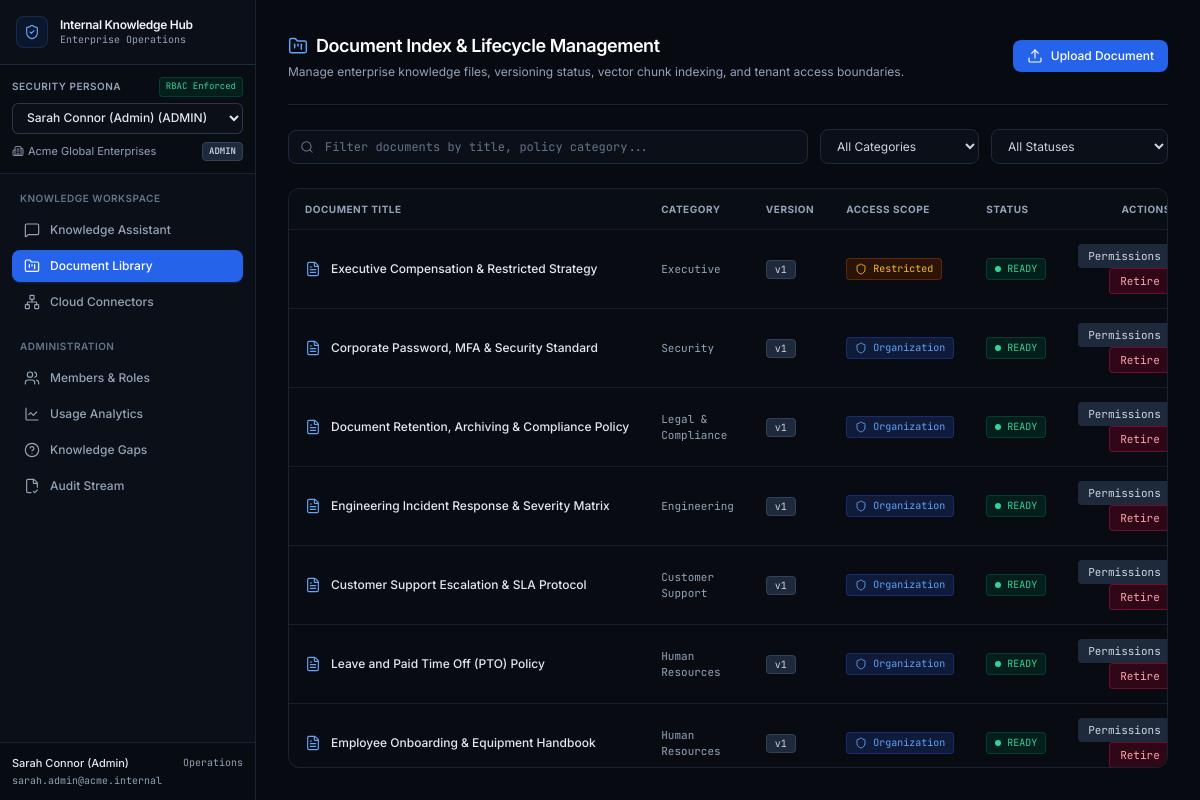
/documents/, run on the app's committed database.
### hub/models.py (models this page shows, shortened)
class Organization(models.Model):
    id = models.UUIDField(primary_key=True, default=uuid.uuid4, editable=False)
    name = models.CharField(max_length=255)
    slug = models.SlugField(max_length=100, unique=True)
    domain = models.CharField(max_length=255, blank=True, null=True)
    created_at = models.DateTimeField(auto_now_add=True)
    updated_at = models.DateTimeField(auto_now=True)

class OrganizationMembership(models.Model):
    id = models.UUIDField(primary_key=True, default=uuid.uuid4, editable=False)
    organization = models.ForeignKey(Organization, on_delete=models.CASCADE, related_name='memberships')
    user = models.ForeignKey(Profile, on_delete=models.CASCADE, related_name='memberships')
    role = models.CharField(max_length=20, choices=OrgRole.choices, default=OrgRole.MEMBER)
    department = models.CharField(max_length=100, blank=True, null=True)
    is_active = models.BooleanField(default=True)
    created_at = models.DateTimeField(auto_now_add=True)
    updated_at = models.DateTimeField(auto_now=True)
    class Meta:
        unique_together = ('organization', 'user')

class Profile(models.Model):
    id = models.UUIDField(primary_key=True, default=uuid.uuid4, editable=False)
    email = models.EmailField(unique=True)
    full_name = models.CharField(max_length=255)
    avatar_url = models.TextField(blank=True, null=True)
    created_at = models.DateTimeField(auto_now_add=True)
    updated_at = models.DateTimeField(auto_now=True)

class Document(models.Model):
    id = models.UUIDField(primary_key=True, default=uuid.uuid4, editable=False)
    organization = models.ForeignKey(Organization, on_delete=models.CASCADE, related_name='documents')
    title = models.CharField(max_length=500)
    description = models.TextField(blank=True, null=True)
    category = models.CharField(max_length=100, default='General')
    status = models.CharField(max_length=20, choices=DocumentStatus.choices, default=DocumentStatus.UPLOADING)
    access_scope = models.CharField(max_length=20, choices=DocumentAccessScope.choices, default=DocumentAccessScope.ORGANIZATION)
    current_version_number = models.IntegerField(default=1)
    created_by = models.ForeignKey(Profile, on_delete=models.SET_NULL, null=True, blank=True)
    created_at = models.DateTimeField(auto_now_add=True)
    updated_at = models.DateTimeField(auto_now=True)

### hub/views.py (the view)
# urls.py: path('documents/', views.documents_view, name='documents'),
def documents_view(request):
    user, org, membership, role = get_current_user_and_org(request)
    if not user or not org:
        return redirect('chat')
    search_query = request.GET.get('q', '').strip()
    category_filter = request.GET.get('category', 'all')
    status_filter = request.GET.get('status', 'all')
    docs_qs = Document.objects.filter(organization=org).prefetch_related('access_rules').order_by('-created_at')
    authorized_docs = []
    for d in docs_qs:
        if can_access_document(role, str(user.id), membership.department if membership else None, d):
            authorized_docs.append(d)
    filtered_docs = authorized_docs
    if search_query:
        filtered_docs = [d for d in filtered_docs if search_query.lower() in d.title.lower() or search_query.lower() in d.category.lower()]
    if category_filter != 'all':
        filtered_docs = [d for d in filtered_docs if d.category == category_filter]
    if status_filter != 'all':
        filtered_docs = [d for d in filtered_docs if d.status == status_filter]
    categories = list(set(d.category for d in authorized_docs))
    return render(request, 'hub/documents.html', {
        'documents': filtered_docs,
        'categories': categories,
        'search_query': search_query,
        'selected_category': category_filter,
        'selected_status': status_filter,
        'can_upload': can_upload_documents(role),
        'active_tab': 'documents',
    })

### hub/templates/hub/documents.html (shortened to what this page needs)
{% extends 'hub/base.html' %}
{% block content %}
<div class="flex-1 flex flex-col h-screen overflow-hidden bg-slate-950 text-slate-100 p-8">
  <div class="flex items-center justify-between pb-6 border-b border-slate-800/80">
    <div>
      <h1 class="text-lg font-semibold tracking-tight text-white flex items-center gap-2">
        <i data-lucide="folder-kanban" class="w-5 h-5 text-blue-400"></i>
        <span>Document Index & Lifecycle Management</span>
      </h1>
      <p class="text-xs text-slate-400 mt-1">
        Manage enterprise knowledge files, versioning status, vector chunk indexing, and tenant access boundaries.
      </p>
    </div>
    {% if can_upload %}
      <button
        onclick="openUploadModal()"
        class="flex items-center gap-2 px-3.5 py-2 bg-blue-600 hover:bg-blue-500 text-white rounded-lg text-xs font-medium shadow-sm transition-all"
      >
        <i data-lucide="upload" class="w-4 h-4"></i>
        <span>Upload Document</span>
      </button>
    {% endif %}
  </div>
  <div class="mt-6 flex flex-wrap items-center gap-3">
    <form method="GET" class="flex flex-wrap items-center gap-3 flex-1">
      <div class="relative flex-1 min-w-[240px]">
        <i data-lucide="search" class="w-3.5 h-3.5 text-slate-500 absolute left-3 top-2.5"></i>
        <input
          type="text"
          name="q"
          value="{{ search_query }}"
          placeholder="Filter documents by title, policy category..."
          class="w-full bg-slate-900 border border-slate-800 rounded-lg pl-9 pr-3.5 py-2 text-xs text-slate-100 placeholder-slate-500 focus:outline-none focus:border-blue-500 font-mono"
        />
      </div>
      <select
        name="category"
        onchange="this.form.submit()"
        class="bg-slate-900 border border-slate-800 rounded-lg px-3 py-2 text-xs text-slate-300 focus:outline-none focus:border-blue-500"
      >
        <option value="all">All Categories</option>
      </select>
      <select
        name="status"
        onchange="this.form.submit()"
        class="bg-slate-900 border border-slate-800 rounded-lg px-3 py-2 text-xs text-slate-300 focus:outline-none focus:border-blue-500"
      >
        <option value="all">All Statuses</option>
      </select>
    </form>
  </div>
  <div class="mt-6 flex-1 overflow-y-auto border border-slate-800/80 rounded-xl bg-slate-900/40">
    <table class="w-full text-left text-xs">
      <thead class="bg-slate-900/90 border-b border-slate-800 text-slate-400 uppercase tracking-wider text-[10px] font-semibold sticky top-0 backdrop-blur-sm">
        <tr>
          <th class="px-4 py-3">Document Title</th>
          <th class="px-4 py-3">Category</th>
          <th class="px-4 py-3">Version</th>
          <th class="px-4 py-3">Access Scope</th>
          <th class="px-4 py-3">Status</th>
          <th class="px-4 py-3 text-right">Actions</th>
        </tr>
      </thead>
      <tbody class="divide-y divide-slate-800/60" id="docsTbody">
        {% for doc in documents %}
          <tr class="doc-row hover:bg-slate-850/50 transition-colors">
            <td class="px-4 py-3.5 font-medium text-slate-200">
              <div class="flex items-center gap-2.5">
                <i data-lucide="file-text" class="w-4 h-4 text-blue-400 shrink-0"></i>
                <span class="truncate">{{ doc.title }}</span>
              </div>
            </td>
            <td class="px-4 py-3.5 text-slate-400 font-mono text-[11px]">{{ doc.category }}</td>
            <td class="px-4 py-3.5">
              <span class="px-2 py-0.5 rounded text-[10px] font-mono bg-slate-800 text-slate-300 border border-slate-700">
                v{{ doc.current_version_number }}
              </span>
            </td>
            <td class="px-4 py-3.5">
              <span class="px-2 py-0.5 rounded text-[10px] font-mono border flex items-center gap-1.5 w-fit {% if doc.access_scope == 'organization' %}bg-blue-950/60 text-blue-400 border-blue-800/50{% else %}bg-amber-950/60 text-amber-400 border-amber-800/50{% endif %}">
                <i data-lucide="shield" class="w-3 h-3"></i>
                <span class="capitalize">{{ doc.access_scope }}</span>
              </span>
            </td>
            <td class="px-4 py-3.5">
              <span class="px-2 py-0.5 rounded text-[10px] font-mono uppercase flex items-center gap-1.5 w-fit {% if doc.status == 'ready' %}bg-emerald-950/60 text-emerald-400 border border-emerald-800/50{% elif doc.status == 'retired' %}bg-slate-800 text-slate-400 border border-slate-700{% else %}bg-rose-950/60 text-rose-400 border border-rose-800/50{% endif %}">
                <span class="w-1.5 h-1.5 rounded-full {% if doc.status == 'ready' %}bg-emerald-400{% elif doc.status == 'retired' %}bg-slate-400{% else %}bg-rose-400{% endif %}"></span>
                <span>{{ doc.status }}</span>
              </span>
            </td>
            <td class="px-4 py-3.5 text-right space-x-2">
              {% if is_admin %}
                <button
                  type="button"
                  onclick="openRulesModal('{{ doc.id }}', '{{ doc.title|escapejs }}', '{{ doc.access_scope }}')"
                  class="px-2.5 py-1 text-[11px] rounded bg-slate-800 hover:bg-slate-700 text-slate-300 font-mono transition-colors"
                >
                  Permissions
                </button>
                <form action="{% url 'document_retire' doc.id %}" method="POST" class="inline">
                  <button
                    type="submit"
                    class="px-2.5 py-1 text-[11px] rounded font-mono transition-colors {% if doc.status == 'retired' %}bg-emerald-900/60 hover:bg-emerald-800 text-emerald-300 border border-emerald-700/60{% else %}bg-rose-950/60 hover:bg-rose-900 text-rose-300 border border-rose-800/60{% endif %}"
                  >
                    {% if doc.status == 'retired' %}Reactivate{% else %}Retire{% endif %}
                  </button>
                </form>
              {% endif %}
            </td>
          </tr>
        {% empty %}
          <tr>
            <td colspan="6" class="px-4 py-12 text-center text-slate-500 font-mono">
              No matching documents in catalog.
            </td>
          </tr>
        {% endfor %}
      </tbody>
    </table>
  </div>
</div>
{% endblock %}

### hub/templates/hub/base.html (shortened to what this page needs)
<!DOCTYPE html>
<html lang="en" class="dark">
<head>
  <script src="https://cdn.tailwindcss.com"></script>
</head>
<body class="bg-slate-950 text-slate-100 flex h-screen overflow-hidden antialiased">
  <aside id="mainSidebar" class="w-64 bg-slate-900 border-r border-slate-800/80 flex flex-col h-screen shrink-0 select-none z-20">
    <div class="p-4 border-b border-slate-800 flex items-center justify-between">
      <div class="flex items-center space-x-3">
        <div class="w-8 h-8 rounded-lg bg-blue-600/10 border border-blue-500/20 flex items-center justify-center text-blue-400">
          <i data-lucide="shield-check" class="w-4 h-4"></i>
        </div>
        <div>
          <h1 class="font-semibold text-slate-100 text-xs tracking-tight leading-tight">Internal Knowledge Hub</h1>
          <p class="text-[10px] text-slate-400 font-mono">Enterprise Operations</p>
        </div>
      </div>
    </div>
    <div class="p-3 border-b border-slate-800/80 bg-slate-950/50">
      <div class="flex items-center justify-between mb-1.5">
        <span class="text-[10px] font-semibold uppercase tracking-wider text-slate-400">Security Persona</span>
        <span class="text-[9px] text-emerald-400 font-mono bg-emerald-950/60 border border-emerald-800/50 px-1.5 py-0.5 rounded">RBAC Enforced</span>
      </div>
      <form action="{% url 'switch_user' %}" method="POST" id="personaForm">
        <select
          name="user_id"
          onchange="document.getElementById('personaForm').submit()"
          class="w-full bg-slate-900 border border-slate-700/80 rounded-md px-2.5 py-1.5 text-xs text-slate-200 font-medium focus:outline-none focus:ring-1 focus:ring-blue-500 transition-colors"
        >
          {% for du in demo_users %}
            <option value="{{ du.id }}" {% if du.id == current_user.id %}selected{% endif %}>
              {{ du.full_name }} ({{ du.role|upper }})
            </option>
          {% endfor %}
        </select>
      </form>
      <div class="mt-2 flex items-center justify-between text-[11px] text-slate-400">
        <span class="flex items-center gap-1 truncate text-slate-400">
          <i data-lucide="building-2" class="w-3 h-3 text-slate-400"></i>
          <span class="truncate">{{ current_org.name }}</span>
        </span>
        <span class="px-1.5 py-0.5 rounded text-[9px] font-mono font-semibold bg-slate-800 text-slate-300 uppercase border border-slate-700">
          {{ current_role }}
        </span>
      </div>
    </div>
    <nav class="flex-1 overflow-y-auto p-3 space-y-1 text-xs" id="navLinks">
      <div class="text-[10px] font-semibold text-slate-500 uppercase tracking-wider px-2 py-1">
        Knowledge Workspace
      </div>
      <a
        href="{% url 'chat' %}"
        class="nav-item flex items-center gap-2.5 px-3 py-2 rounded-lg font-medium transition-all {% if active_tab == 'chat' %}bg-blue-600 text-white shadow-sm shadow-blue-500/20{% else %}text-slate-400 hover:bg-slate-800/80 hover:text-slate-200{% endif %}"
      >
        <i data-lucide="message-square" class="w-4 h-4"></i>
        <span>Knowledge Assistant</span>
      </a>
      <a
        href="{% url 'documents' %}"
        class="nav-item flex items-center gap-2.5 px-3 py-2 rounded-lg font-medium transition-all {% if active_tab == 'documents' %}bg-blue-600 text-white shadow-sm shadow-blue-500/20{% else %}text-slate-400 hover:bg-slate-800/80 hover:text-slate-200{% endif %}"
      >
        <i data-lucide="folder-kanban" class="w-4 h-4"></i>
        <span>Document Library</span>
      </a>
      <a
        href="{% url 'integrations' %}"
        class="nav-item flex items-center gap-2.5 px-3 py-2 rounded-lg font-medium transition-all {% if active_tab == 'integrations' %}bg-blue-600 text-white shadow-sm shadow-blue-500/20{% else %}text-slate-400 hover:bg-slate-800/80 hover:text-slate-200{% endif %}"
      >
        <i data-lucide="network" class="w-4 h-4"></i>
        <span>Cloud Connectors</span>
      </a>
      <div class="pt-4 text-[10px] font-semibold text-slate-500 uppercase tracking-wider px-2 py-1 flex items-center justify-between">
        <span>Administration</span>
      </div>
      {% if is_admin %}
        <a
          href="{% url 'members' %}"
          class="nav-item flex items-center gap-2.5 px-3 py-2 rounded-lg font-medium transition-all {% if active_tab == 'members' %}bg-blue-600 text-white shadow-sm shadow-blue-500/20{% else %}text-slate-400 hover:bg-slate-800/80 hover:text-slate-200{% endif %}"
        >
          <i data-lucide="users" class="w-4 h-4"></i>
          <span>Members & Roles</span>
        </a>
        <a
          href="{% url 'analytics' %}"
          class="nav-item flex items-center gap-2.5 px-3 py-2 rounded-lg font-medium transition-all {% if active_tab == 'analytics' %}bg-blue-600 text-white shadow-sm shadow-blue-500/20{% else %}text-slate-400 hover:bg-slate-800/80 hover:text-slate-200{% endif %}"
        >
          <i data-lucide="line-chart" class="w-4 h-4"></i>
          <span>Usage Analytics</span>
        </a>
        <a
          href="{% url 'gaps' %}"
          class="nav-item flex items-center gap-2.5 px-3 py-2 rounded-lg font-medium transition-all {% if active_tab == 'gaps' %}bg-blue-600 text-white shadow-sm shadow-blue-500/20{% else %}text-slate-400 hover:bg-slate-800/80 hover:text-slate-200{% endif %}"
        >
          <i data-lucide="help-circle" class="w-4 h-4"></i>
          <span>Knowledge Gaps</span>
        </a>
        <a
          href="{% url 'audit' %}"
          class="nav-item flex items-center gap-2.5 px-3 py-2 rounded-lg font-medium transition-all {% if active_tab == 'audit' %}bg-blue-600 text-white shadow-sm shadow-blue-500/20{% else %}text-slate-400 hover:bg-slate-800/80 hover:text-slate-200{% endif %}"
        >
          <i data-lucide="file-check-2" class="w-4 h-4"></i>
          <span>Audit Stream</span>
        </a>
      {% endif %}
    </nav>
    <div class="p-3 border-t border-slate-800/80 text-[11px] text-slate-400 bg-slate-950/70">
      <div class="flex items-center justify-between">
        <span class="font-medium text-slate-200 truncate">{{ current_user.full_name }}</span>
        <span class="text-[10px] text-slate-400 font-mono">{{ current_department }}</span>
      </div>
      <div class="text-[10px] text-slate-400 truncate font-mono mt-0.5">{{ current_user.email }}</div>
    </div>
  </aside>
  <main class="flex-1 flex flex-col h-screen overflow-hidden bg-slate-950">
    {% block content %}{% endblock %}
  </main>
</body>
</html>

### data on the page
Organization: name "Acme Global Enterprises"
OrganizationMembership: role "ADMIN", department "Operations"
Profile: full_name "Sarah Connor (Admin)", email "sarah.admin@acme.internal"
Document: title "Executive Compensation & Restricted Strategy", category "Executive", current_version_number "1", access_scope "Restricted", status "READY", shows "Retire"
Document: title "Corporate Password, MFA & Security Standard", category "Security", current_version_number "1", access_scope "Organization", status "READY", shows "Retire"
Document: title "Document Retention, Archiving & Compliance Policy", category "Legal & Compliance", current_version_number "1", access_scope "Organization", status "READY", shows "Retire"
Document: title "Engineering Incident Response & Severity Matrix", category "Engineering", current_version_number "1", access_scope "Organization", status "READY", shows "Retire"
Document: title "Customer Support Escalation & SLA Protocol", category "Customer Support", current_version_number "1", access_scope "Organization", status "READY", shows "Retire"
Document: title "Leave and Paid Time Off (PTO) Policy", category "Human Resources", current_version_number "1", access_scope "Organization", status "READY", shows "Retire"
Document: title "Employee Onboarding & Equipment Handbook", category "Human Resources", current_version_number "1", access_scope "Organization", status "READY", shows "Retire"

### other printed values
form field user_id "Sarah Connor (Admin) (ADMIN)"
